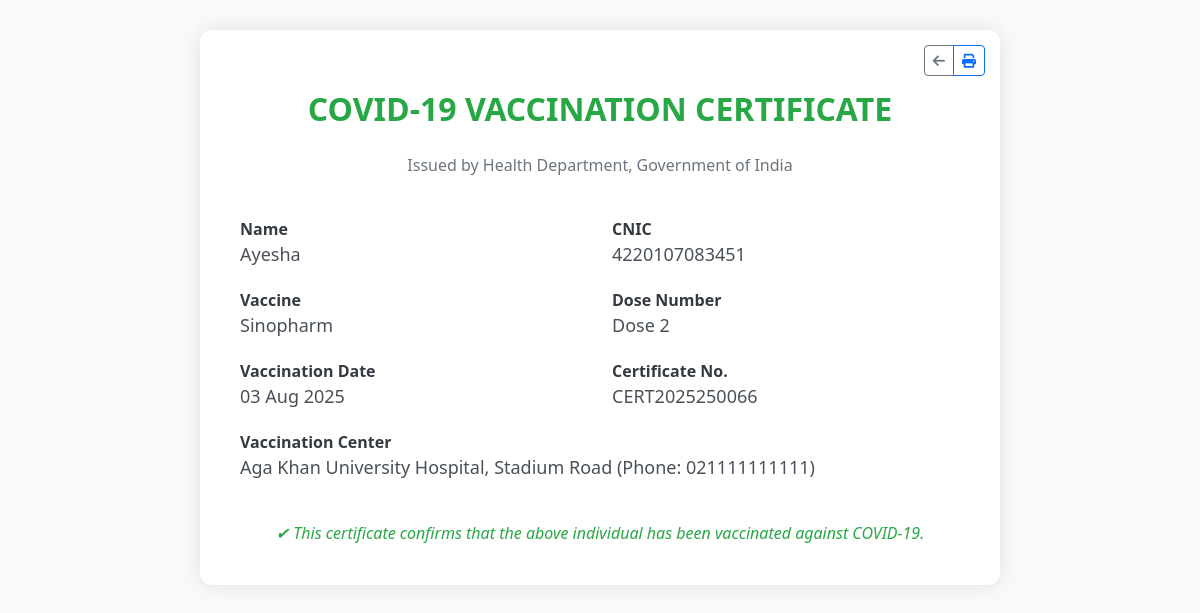
Screenshot of /patient/generate_certificate.php?id=20 (signed in) with the database file from the repository.
### tables this page shows
CREATE TABLE `vaccination_bookings` (
  `id` int(11) NOT NULL,
  `patient_id` int(11) NOT NULL,
  `hospital_id` int(11) NOT NULL,
  `vaccine_name` varchar(100) NOT NULL,
  `dose_number` enum('1','2','booster') NOT NULL,
  `booking_date` date NOT NULL,
  `booking_time` time NOT NULL,
  `status` enum('pending','approved','rejected','completed') DEFAULT 'pending',
  `vaccination_date` date DEFAULT NULL,
  `certificate_number` varchar(100) DEFAULT NULL,
  `created_at` timestamp NOT NULL DEFAULT current_timestamp()
);

CREATE TABLE `patients` (
  `id` int(11) NOT NULL,
  `full_name` varchar(100) NOT NULL,
  `email` varchar(100) NOT NULL,
  `password` varchar(255) NOT NULL,
  `phone` varchar(20) NOT NULL,
  `date_of_birth` date NOT NULL,
  `gender` enum('male','female','other') NOT NULL,
  `address` text NOT NULL,
  `city` varchar(100) NOT NULL,
  `state` varchar(100) NOT NULL,
  `pincode` varchar(10) NOT NULL,
  `cnic` varchar(15) NOT NULL,
  `created_at` timestamp NOT NULL DEFAULT current_timestamp()
);

CREATE TABLE `hospitals` (
  `id` int(11) NOT NULL,
  `hospital_name` varchar(200) NOT NULL,
  `email` varchar(100) NOT NULL,
  `password` varchar(255) NOT NULL,
  `phone` varchar(20) NOT NULL,
  `address` text NOT NULL,
  `city` varchar(100) NOT NULL,
  `state` varchar(100) NOT NULL,
  `pincode` varchar(10) NOT NULL,
  `license_number` varchar(100) NOT NULL,
  `status` enum('pending','approved','rejected') DEFAULT 'pending',
  `test_available` tinyint(1) DEFAULT 1,
  `vaccine_available` tinyint(1) DEFAULT 1,
  `created_at` timestamp NOT NULL DEFAULT current_timestamp()
);

### config/database.php (called while the page is built, shortened)
<?php
class Database {
    private $host = DB_HOST;
    private $user = DB_USER;
    private $pass = DB_PASS;
    private $dbname = DB_NAME;
    private $dbh;
    private $stmt;
    public function __construct() {
        $dsn = 'mysql:host=' . $this->host . ';dbname=' . $this->dbname . ';charset=utf8mb4';
        $options = array(
            PDO::ATTR_PERSISTENT => true,
            PDO::ATTR_ERRMODE => PDO::ERRMODE_EXCEPTION
        );
        try {
            $this->dbh = new PDO($dsn, $this->user, $this->pass, $options);
        } catch (PDOException $e) {
            $this->error = $e->getMessage();
            die("Database Connection Failed: " . $this->error);
        }
    }
    public function query($query) {
        $this->stmt = $this->dbh->prepare($query);
    }
    public function bind($param, $value, $type = null) {
        if (is_null($type)) {
            switch (true) {
                case is_int($value):
                    $type = PDO::PARAM_INT;
                    break;
                default:
                    $type = PDO::PARAM_STR;
            }
        }
        $this->stmt->bindValue($param, $value, $type);
    }
    public function execute() {
        return $this->stmt->execute();
    }
    public function single() {
        $this->execute();
        return $this->stmt->fetch(PDO::FETCH_ASSOC);
    }
}
?>

### includes/functions.php (called while the page is built, shortened)
<?php
require_once '../config/database.php';
function formatDate($date) {
    return date('d M Y', strtotime($date));
}
?>

### patient/generate_certificate.php (the view, shortened to what this page needs)
<?php
require_once '../includes/functions.php';
$booking_id = $_GET['id'];
$patient_id = $_SESSION['user_id'];
$db = new Database();
$db->query("SELECT vb.*, h.hospital_name, h.address, h.phone, p.full_name, p.cnic
            FROM vaccination_bookings vb
            JOIN hospitals h ON vb.hospital_id = h.id
            JOIN patients p ON vb.patient_id = p.id
            WHERE vb.id = :id AND vb.patient_id = :patient_id");
$db->bind(':id', $booking_id);
$db->bind(':patient_id', $patient_id);
$certificate = $db->single();
?>
<!DOCTYPE html>
<html lang="en">
<head>
    <link href="https://cdn.jsdelivr.net/npm/bootstrap@5.3.0/dist/css/bootstrap.min.css" rel="stylesheet">
    <link href="https://cdnjs.cloudflare.com/ajax/libs/font-awesome/6.0.0/css/all.min.css" rel="stylesheet">
</head>
<body>
    <div class="certificate-container">
        <div class="action-buttons no-print">
            <div class="btn-group">
                <a href="vaccination-certificate.php" class="btn btn-sm btn-outline-secondary" title="Back to History">
                    <i class="fas fa-arrow-left"></i>
                </a>
                <button onclick="window.print()" class="btn btn-sm btn-outline-primary" title="Print Certificate">
                    <i class="fas fa-print"></i>
                </button>
            </div>
        </div>
        <div class="certificate-title">
            COVID-19 VACCINATION CERTIFICATE
        </div>
        <div class="certificate-sub">
            Issued by Health Department, Government of India
        </div>
        <div class="info-row row">
            <div class="col-md-6">
                <div class="info-label">Name</div>
                <div class="info-value"><?php echo htmlspecialchars($certificate['full_name']); ?></div>
            </div>
            <div class="col-md-6">
                <div class="info-label">CNIC</div>
                <div class="info-value"><?php echo htmlspecialchars($certificate['cnic']); ?></div>
            </div>
        </div>
        <div class="info-row row">
            <div class="col-md-6">
                <div class="info-label">Vaccine</div>
                <div class="info-value"><?php echo htmlspecialchars($certificate['vaccine_name']); ?></div>
            </div>
            <div class="col-md-6">
                <div class="info-label">Dose Number</div>
                <div class="info-value">Dose <?php echo htmlspecialchars($certificate['dose_number']); ?></div>
            </div>
        </div>
        <div class="info-row row">
            <div class="col-md-6">
                <div class="info-label">Vaccination Date</div>
                <div class="info-value"><?php echo formatDate($certificate['vaccination_date']); ?></div>
            </div>
            <div class="col-md-6">
                <div class="info-label">Certificate No.</div>
                <div class="info-value"><?php echo htmlspecialchars($certificate['certificate_number']); ?></div>
            </div>
        </div>
        <div class="info-row row">
            <div class="col-12">
                <div class="info-label">Vaccination Center</div>
                <div class="info-value">
                    <?php echo htmlspecialchars($certificate['hospital_name']); ?>,
                    <?php echo htmlspecialchars($certificate['address']); ?>
                    (Phone: <?php echo htmlspecialchars($certificate['phone']); ?>)
                </div>
            </div>
        </div>
        <div class="footer">
            ✔ This certificate confirms that the above individual has been vaccinated against COVID-19.
        </div>
    </div>
</body>
</html>

### patient/generate_certificate.php (style rules this page uses)
body { font-family: 'Segoe UI', sans-serif; background-color: #f8f9fa; padding: 30px; position: relative; }
.certificate-container { background: white; padding: 40px; border-radius: 12px; box-shadow: 0 0 20px rgba(0,0,0,0.1); max-width: 800px; margin: auto; position: relative; }
.certificate-title { color: #28a745; font-size: 32px; font-weight: 700; text-align: center; margin-bottom: 20px; margin-top: 15px; }
.certificate-sub { text-align: center; color: #6c757d; margin-bottom: 40px; }
.info-row { margin-bottom: 20px; }
.info-label { font-weight: 600; color: #343a40; }
.info-value { font-size: 18px; color: #495057; }
.footer { margin-top: 40px; text-align: center; font-style: italic; color: #28a745; }
.action-buttons { position: absolute; top: 15px; right: 15px; z-index: 10; }

### rows the page displays
vaccination_bookings: patient.full_name "Ayesha", patient.cnic "4220107083451", vaccine_name "Sinopharm", dose_number "2", vaccination_date "03 Aug 2025", certificate_number "CERT2025250066", hospital.hospital_name "Aga Khan University Hospital", hospital.address "Stadium Road", hospital.phone "021111111111"
